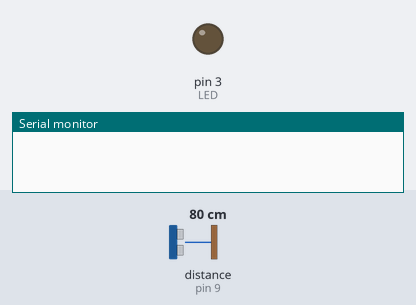
A sketch run on a simulated Arduino Uno, built with avr-gcc and run on an emulated ATmega328P. Parts: output pins drawn as LEDs (lit = HIGH), the last lines printed to the serial monitor. Wiring (inferred from the names in the program): ultrasonic range finder: trigger pin 10; echo pin 9. Dashed ring = blinking. The test bench sets the inputs (shaded band); at power-on: distance to the obstacle (sensor on pin 9) 80 cm. The echo pulse lasts 58.3 µs per cm; pins used as bus, display or sensor lines are not drawn.

Above: at 1.2 s.
1.3 s: distance to the obstacle (sensor on pin 9) set to 13 cm
2.8 s: distance to the obstacle (sensor on pin 9) set to 9 cm
At 5.0 s:
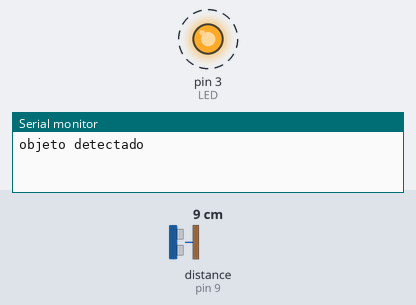
5.8 s: distance to the obstacle (sensor on pin 9) set to 18 cm
At 7.3 s:
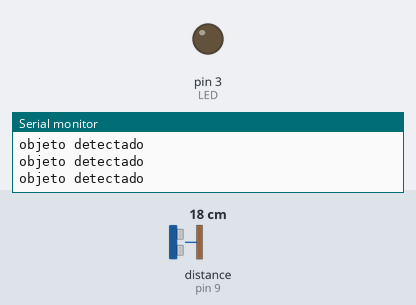
7.9 s: distance to the obstacle (sensor on pin 9) set to 2 cm
At 9.0 s:
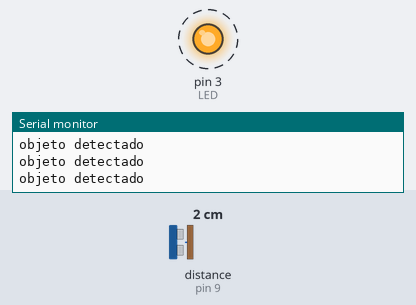
Timing chart, 0 to 11.9 s (numbered marks = the images above; inputs shaded):
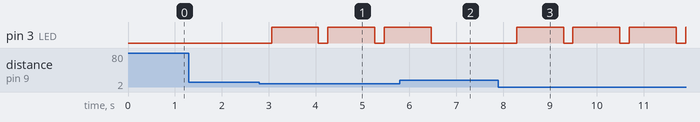

The sketch:

Distancia.ino
```cpp
#define TRIG 10
#define ECO 9
#define LED 3

int DURATION;
int DISTANCIA;

void setup() {
  // put your setup code here, to run once:
  pinMode(TRIG, OUTPUT);
  pinMode(ECO, INPUT);
  pinMode(LED, OUTPUT);
  Serial.begin(9600);
}

void loop() {
  // put your main code here, to run repeatedly:
  digitalWrite(TRIG,HIGH);
  delay(1);
  digitalWrite(TRIG,LOW);
  DURATION = pulseIn(ECO,HIGH);
  DISTANCIA = DURATION/58.2;
  delay(200);

  //distancia permitida para encender el led
  if(DISTANCIA <=10 && DISTANCIA >=0){
    digitalWrite(LED,HIGH);
    delay(1000);
    digitalWrite(LED,LOW);
    Serial.println("objeto detectado");
  }
}
```

Measured:
- the behaviour switches between 12 and 11 cm on distance to the obstacle (sensor on pin 9) (found by bisection; images 0 and 1)
- after the input at 1.3 s, every drawn part: stays the same
- after the input at 2.8 s, pin 3 (LED): alternates HIGH for 1.0 s and LOW for 0.20 s, starting after 0.26 s
- after the input at 5.8 s, pin 3 (LED): goes on until 6.5 s, then stays LOW
- after the input at 7.9 s, pin 3 (LED): alternates HIGH for 1.0 s and LOW for 0.20 s, starting after 0.39 s
